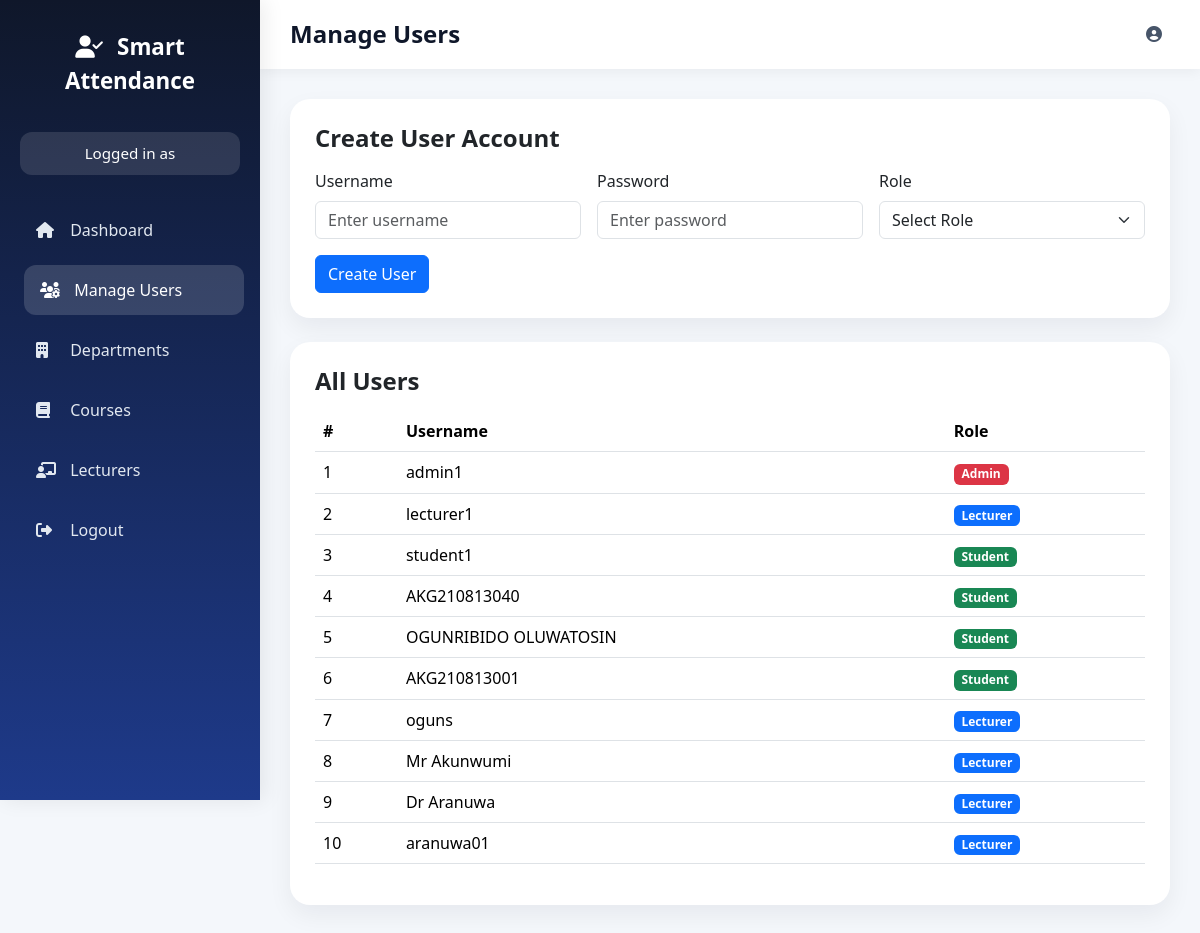
The page /admin/manage-users (signed in) on the database its author committed.
### models.py (models this page shows, shortened)
class User(db.Model):
    id = db.Column(db.Integer, primary_key=True)
    username = db.Column(db.String(50), unique=True, nullable=False)
    password_hash = db.Column(db.String(200), nullable=False)
    role = db.Column(db.String(20), nullable=False)

### routes/admin.py (the view, shortened to what this page needs)
@admin_bp.route('/manage-users', methods=['GET', 'POST'])
def manage_users():
    if 'user_id' not in session:
        flash("Please login first")
        return redirect(url_for('auth.login'))
    if session.get('role') != 'admin':
        flash("Access denied")
        return redirect(url_for('auth.login'))
    users = User.query.all()
    return render_template("manage_users.html", users=users)

### templates/manage_users.html (shortened to what this page needs)
{% extends "base_dashboard.html" %}
{% block page_title %}Manage Users{% endblock %}
{% block sidebar %}
<a href="{{ url_for('admin.admin_dashboard') }}">
    <i class="fas fa-house"></i> Dashboard
</a>
<a href="{{ url_for('admin.manage_users') }}" class="active-link">
    <i class="fas fa-users-cog"></i> Manage Users
</a>
<a href="{{ url_for('admin.manage_departments') }}">
    <i class="fas fa-building"></i> Departments
</a>
<a href="{{ url_for('admin.manage_courses') }}">
    <i class="fas fa-book"></i> Courses
</a>
<a href="{{ url_for('admin.manage_lecturers') }}">
    <i class="fas fa-chalkboard-teacher"></i> Lecturers
</a>
<a href="{{ url_for('auth.logout') }}">
    <i class="fas fa-right-from-bracket"></i> Logout
</a>
{% endblock %}
{% block content %}
<div class="dashboard-card mb-4">
    <h4 class="fw-bold mb-3">Create User Account</h4>
    <form method="POST">
        <div class="row g-3">
            <div class="col-md-4">
                <label class="form-label">Username</label>
                <input type="text" name="username" class="form-control" placeholder="Enter username" required>
            </div>
            <div class="col-md-4">
                <label class="form-label">Password</label>
                <input type="password" name="password" class="form-control" placeholder="Enter password" required>
            </div>
            <div class="col-md-4">
                <label class="form-label">Role</label>
                <select name="role" class="form-select" required>
                    <option value="">Select Role</option>
                </select>
            </div>
        </div>
        <button type="submit" class="btn btn-primary mt-3">Create User</button>
    </form>
</div>
<div class="dashboard-card">
    <h4 class="fw-bold mb-3">All Users</h4>
    <div class="table-responsive">
        <table class="table table-hover align-middle">
            <thead>
                <tr>
                    <th>#</th>
                    <th>Username</th>
                    <th>Role</th>
                </tr>
            </thead>
            <tbody>
                {% for user in users %}
                <tr>
                    <td>{{ loop.index }}</td>
                    <td>{{ user.username }}</td>
                    <td>
                        <span class="badge
                            {% if user.role == 'admin' %}bg-danger
                            {% elif user.role == 'lecturer' %}bg-primary
                            {% else %}bg-success{% endif %}">
                            {{ user.role|capitalize }}
                        </span>
                    </td>
                </tr>
                {% else %}
                <tr>
                    <td colspan="3" class="text-center text-muted">No users created yet.</td>
                </tr>
                {% endfor %}
            </tbody>
        </table>
    </div>
</div>
{% endblock %}

### templates/base_dashboard.html (style rules this page uses)
body { margin: 0; font-family: 'Segoe UI', Tahoma, Geneva, Verdana, sans-serif; background: #f4f7fb; }
.sidebar a { display: block; color: #e2e8f0; text-decoration: none; padding: 13px 16px; margin-bottom: 10px; border-radius: 12px; transition: all 0.25s ease; font-weight: 500; }
.sidebar a:hover, .sidebar a.active-link { background: rgba(255,255,255,0.15); color: white; transform: translateX(4px); }
.sidebar a i { margin-right: 10px; width: 20px; }
.dashboard-card { background: white; border-radius: 20px; padding: 25px; box-shadow: 0 10px 24px rgba(15, 23, 42, 0.06); border: none; }

### rows shown on the page
User: username "admin1", role "Admin"
User: username "lecturer1", role "Lecturer"
User: username "student1", role "Student"
User: username "AKG210813040", role "Student"
User: username "OGUNRIBIDO OLUWATOSIN", role "Student"
User: username "AKG210813001", role "Student"
User: username "oguns", role "Lecturer"
User: username "Mr Akunwumi", role "Lecturer"
User: username "Dr Aranuwa", role "Lecturer"
User: username "aranuwa01", role "Lecturer"
